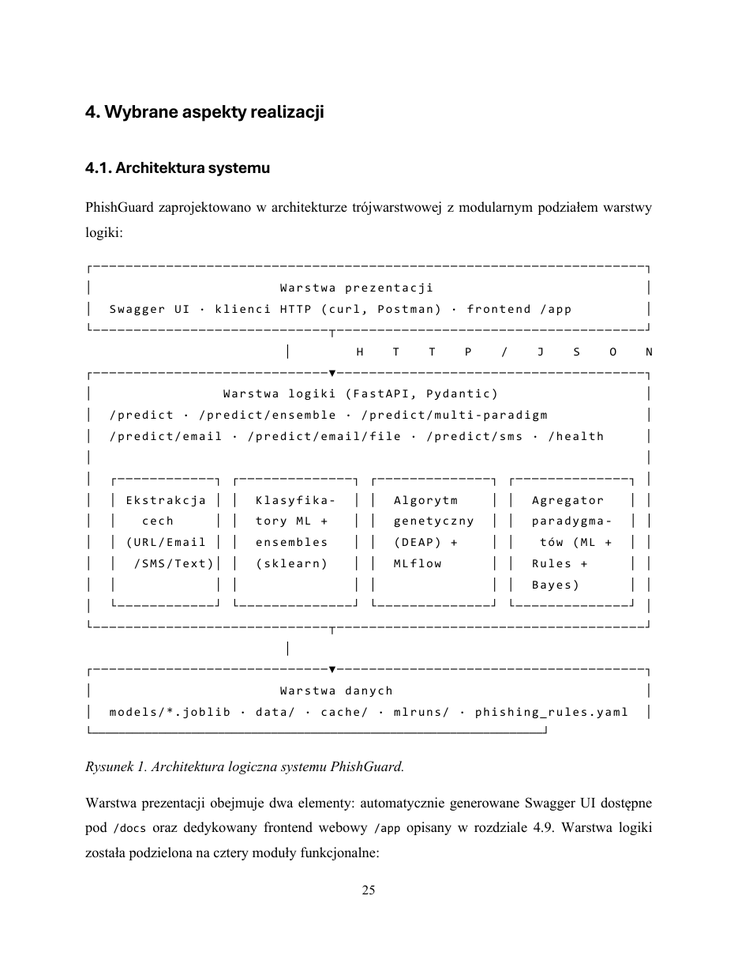
#> input picture reports/figury/strona-25.png, 738 x 956 px, shrunk from 935 x 1210 before the run; its folder holds only this picture in this run
$ python -i image_features.py   (imports and definitions only)
#> lines starting #> are read from the running program, lines starting #| are printed output that depends on the picture; after the words box and inside, x2 and y2 are one past the last pixel; in counts of white or black regions, pixels touching at a corner belong together
#> further down, picture is the input picture: PIL image 738x956 RGB; min 0, max 255, mean 248.3
"""Image feature extraction for OCR-based phishing detection (Phase 7).

Delivers INPUT-06: extract text from an image via a pluggable, mockable OCR
backend (`src.features.ocr.backend.OCRBackend`) and feed that text into the
EXISTING `TextFeatureExtractor` pipeline (Phase 6), exactly the same way
`extract_email_features`/`extract_sms_features` reuse it — rather than
building a new NLP path for image-derived text.

Also delivers INPUT-07 (Plan 07-02): genuinely-new visual signal —
perceptual-hash brand similarity (`imagehash`) against a curated reference
set of commonly-phished brands, plus interpretable OpenCV layout/color
heuristics (edge density, color concentration, rectangular-element count).

Dependency isolation (mandatory, non-negotiable): this module imports only
Pillow (`PIL`) and stdlib at top level. It does NOT import cv2, imagehash,
easyocr, or torch at module scope — those are loaded LAZILY, inside the
functions that use them (`perceptual_hash_similarity`,
`_extract_layout_color_features`), and easyocr only ever loads inside the
injected `OCRBackend`. This keeps the fast unit test suite runnable with
zero torch/easyocr/cv2/imagehash install. Both visual-feature functions wrap
their entire body in try/except ImportError and return the canonical
`_VISUAL_FEATURE_KEYS` set with default values when the dependency is
absent — `extract_visual_features` therefore ALWAYS returns exactly
`_VISUAL_FEATURE_KEYS`, identical whether or not cv2/imagehash are
installed.

Public API:
    - load_and_ocr(image_bytes, ocr_backend) -> (PIL.Image.Image, str)
      The single OCR entry point — validates, preprocesses, and OCRs an
      image exactly once. Reused by this module's extract_image_features
      AND by the API endpoint added in Plan 07-04, so a given upload is
      never OCR'd twice.
    - extract_image_features(image_bytes, ocr_backend) -> Dict[str, float]
      All-numeric, constant-length feature dict combining OCR-derived text
      features, visual features, and an ocr_char_count.
    - extract_visual_features(image) -> Tuple[Dict[str, float], Optional[str]]
      Perceptual-hash brand similarity + layout/color heuristics, merged.
    - perceptual_hash_similarity(image, reference_hashes)
      -> Tuple[Dict[str, float], Optional[str]]
    - BRAND_MATCH_THRESHOLD: tunable Hamming-distance cutoff (see docstring
      on the constant itself — RESEARCH.md Pitfall 5 / Assumption A2).
"""

import io
import warnings
from typing import Dict, Optional, Tuple

from PIL import Image

from src.features.extractors import get_text_extractor
from src.features.ocr.reference_hashes import load_reference_hashes

# Hamming-distance cutoff on a 64-bit perceptual hash (imagehash.phash) used
# to flag "visually similar to a known-phished brand" (visual_brand_
# similarity_flag). 0 = identical hash, 64 = maximally distant.
#
# TUNABLE, NOT A VALIDATED FACT (RESEARCH.md Pitfall 5 / Assumption A2): 10
# is a commonly-cited illustrative starting point in imagehash tutorials,
# not empirically derived against a phishing-specific image dataset in this
# project. Must be validated empirically once a labeled evaluation set is
# available — see assets/brand_logos/README.md.
BRAND_MATCH_THRESHOLD = 10

# Canonical visual-feature key set. Both the cv2/imagehash-installed path
# and the absent-dependency fallback path return EXACTLY these keys — this
# is the mechanism that preserves the constant-key-set invariant guarding
# the downstream ensemble model (RESEARCH.md Pitfall 6) regardless of which
# optional dependencies happen to be installed.
_VISUAL_FEATURE_KEYS = (
    "visual_hash_distance",
    "visual_brand_similarity_flag",
    "visual_edge_density",
    "visual_color_concentration",
    "visual_rect_element_count",
)


# [145 lines left out: functions _default_visual_features, _load_and_validate_image, _preprocess_for_ocr, perceptual_hash_similarity, not called in this run]


def _extract_layout_color_features(image: Image.Image) -> Dict[str, float]:
    """Interpretable OpenCV heuristics for 'suspicious UI element' signal
    (INPUT-07). Not ML-based — simple, explainable metrics consistent with
    the project's interpretability requirement (PROJECT.md).

    Dependency isolation: the ENTIRE body is wrapped in try/except
    ImportError. If `cv2` (or `numpy`, defensively) is not installed,
    returns the default zero-valued dict — no exception propagates.

    Args:
        image: A validated RGB PIL.Image.Image.

    Returns:
        {"visual_edge_density": float 0..1,
         "visual_color_concentration": float 0..1,
         "visual_rect_element_count": float >=0}.
    """
    try:
        import cv2
        import numpy as np
    except ImportError:
        return {
            "visual_edge_density": 0.0,
            "visual_color_concentration": 0.0,
            "visual_rect_element_count": 0.0,
        }

    arr = np.array(image.convert("RGB"))
    gray = cv2.cvtColor(arr, cv2.COLOR_RGB2GRAY)

    # Edge density: form-heavy / button-heavy UIs (login pages) tend to have
    # more rectangular structure than plain content screenshots.
    edges = cv2.Canny(gray, 100, 200)
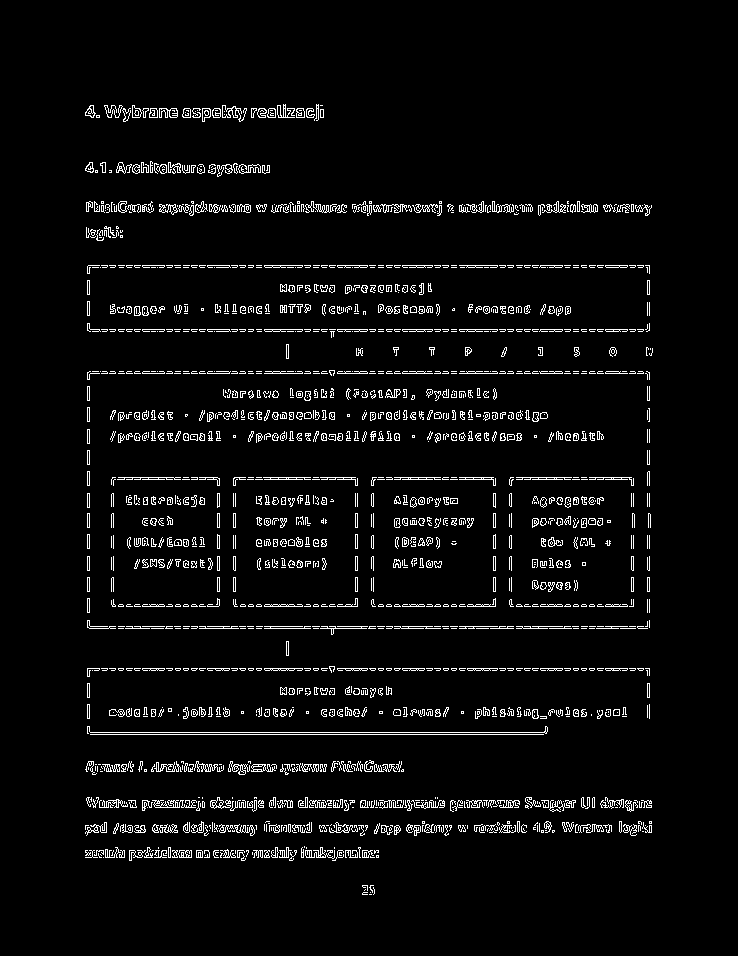
#> edges: shape (956, 738); 4.5% white in thin lines or dots, all inside (x1, y1, x2, y2) = (85, 104, 653, 895)
    edge_density = float(np.count_nonzero(edges)) / edges.size
#> edge_density = 0.0446

    # Dominant color concentration: phishing login clones often reuse a
    # narrow brand palette — high concentration in a few color bins can be
    # a (weak, heuristic) signal.
    hist = cv2.calcHist([arr], [0, 1, 2], None, [8, 8, 8], [0, 256] * 3)
    hist_normalized = hist.flatten() / hist.sum()
#> hist_normalized = 512 values, max 0.95 at index 511, min 0 at index 1, mean 0.00195
    color_concentration = float(np.max(hist_normalized))
#> color_concentration = 0.95

    # Rectangular-contour count as a rough proxy for form fields/buttons.
    contours, _ = cv2.findContours(edges, cv2.RETR_LIST, cv2.CHAIN_APPROX_SIMPLE)
#> contours = 2605 contours, 2086 with area under 20; largest, box (x1, y1, x2, y2) and area: (222, 105, 247, 122) 118, (159, 108, 178, 118) 116, (251, 764, 276, 772) 106, (210, 797, 231, 809) 102, (154, 761, 182, 772) 96
    rect_like = sum(
        1
        for c in contours
        if len(cv2.approxPolyDP(c, 0.02 * cv2.arcLength(c, True), True)) == 4
    )
#> rect_like = 351

    return {
        "visual_edge_density": edge_density,
        "visual_color_concentration": color_concentration,
        "visual_rect_element_count": float(rect_like),
    }


# [121 lines left out: functions extract_visual_features, load_and_ocr, extract_image_features, not called in this run]

>>> from PIL import Image
>>> picture = Image.open('../../reports/figury/strona-25.png')
>>> result = _extract_layout_color_features(picture)
#> result = {'visual_edge_density': 0.0446, 'visual_color_concentration': 0.95, 'visual_rect_element_count': 351}

$ run again, on reports/figury/strona-26.png
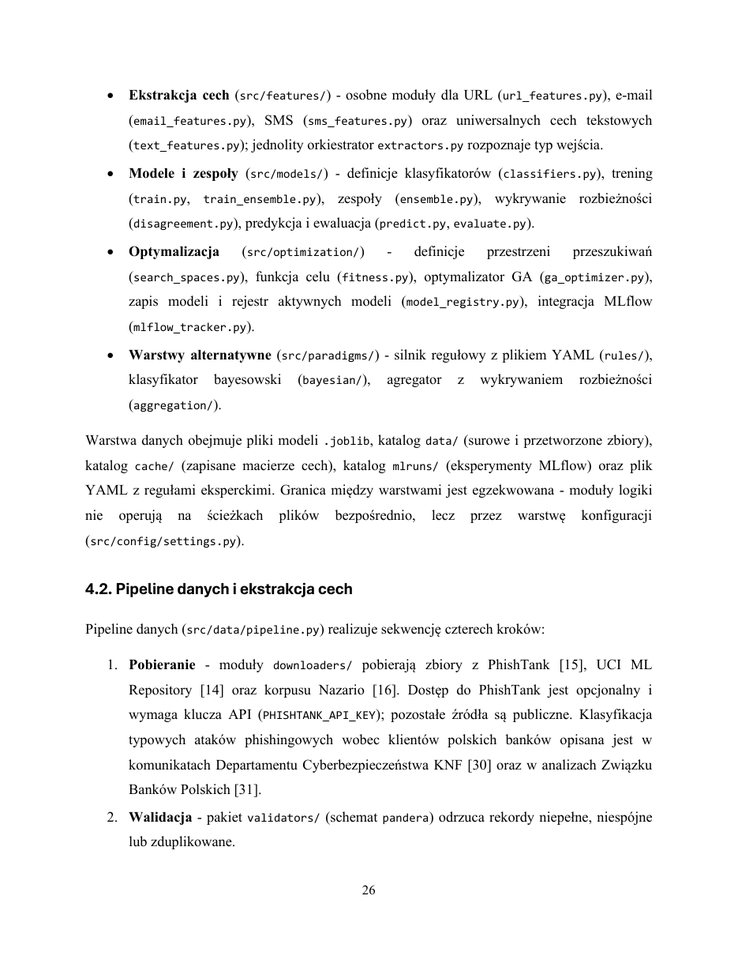
#> input picture reports/figury/strona-26.png, 738 x 956 px, shrunk from 935 x 1210 before the run
#> picture is the input picture: PIL image 738x956 RGB; min 0, max 255, mean 244.3
#> in _extract_layout_color_features, `edges = cv2.Canny(gray, 100, 200)`:
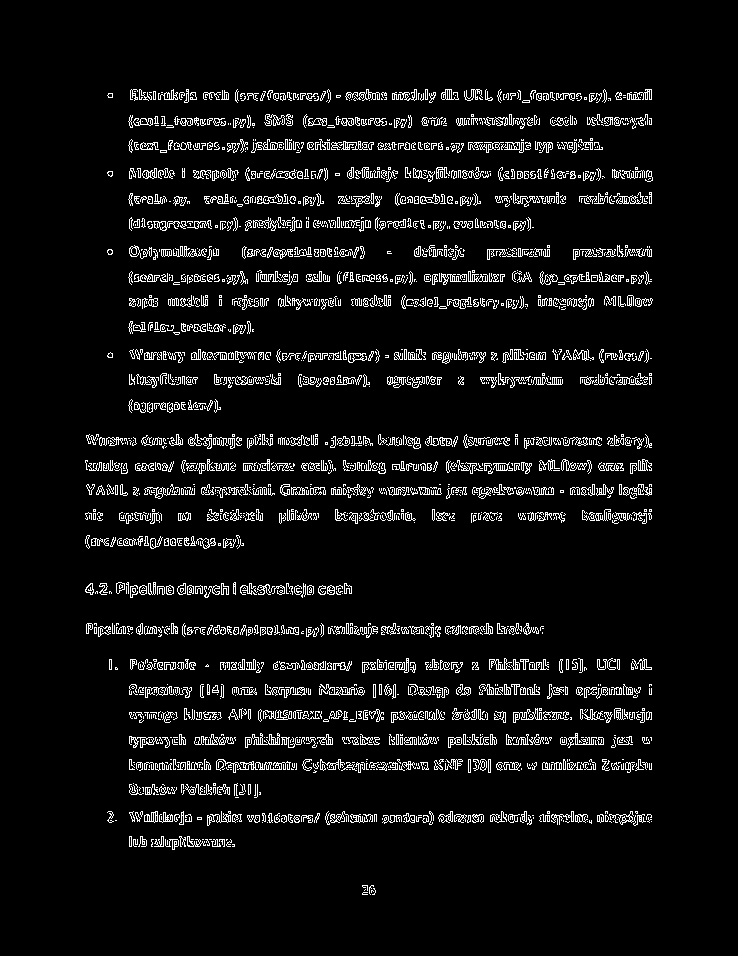
#> edges: shape (956, 738); 6.3% white in thin lines or dots, all inside (x1, y1, x2, y2) = (85, 89, 653, 895)
#> edge_density = 0.0633
#> hist_normalized = 512 values, max 0.923 at index 511, min 0 at index 1, mean 0.00195
#> color_concentration = 0.923
#> contours = 3756 contours, 3118 with area under 20; largest, box (x1, y1, x2, y2) and area: (319, 684, 365, 696) 152, (216, 759, 291, 773) 150, (245, 733, 280, 748) 150, (257, 194, 283, 204) 131, (513, 708, 542, 723) 126
#> rect_like = 636
#> result = {'visual_edge_density': 0.0633, 'visual_color_concentration': 0.923, 'visual_rect_element_count': 636}

$ run again, on reports/figury/strona-48.png
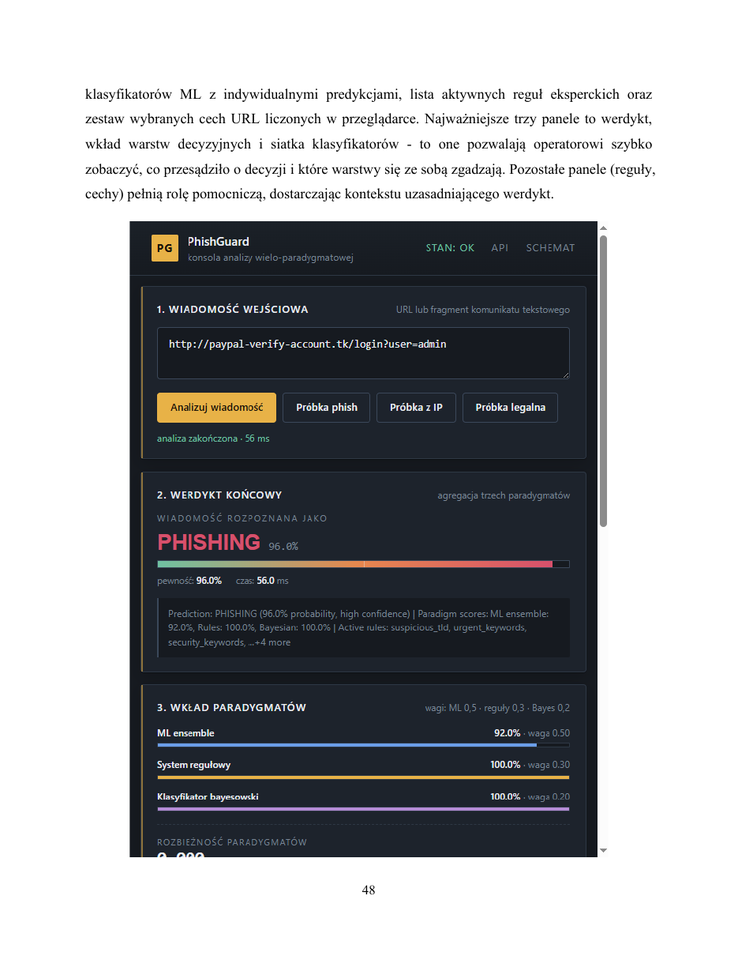
#> input picture reports/figury/strona-48.png, 738 x 956 px, shrunk from 935 x 1210 before the run
#> picture is the input picture: PIL image 738x956 RGB; mean R, G, B 160.7, 162.2, 164.8
#> in _extract_layout_color_features, `edges = cv2.Canny(gray, 100, 200)`:
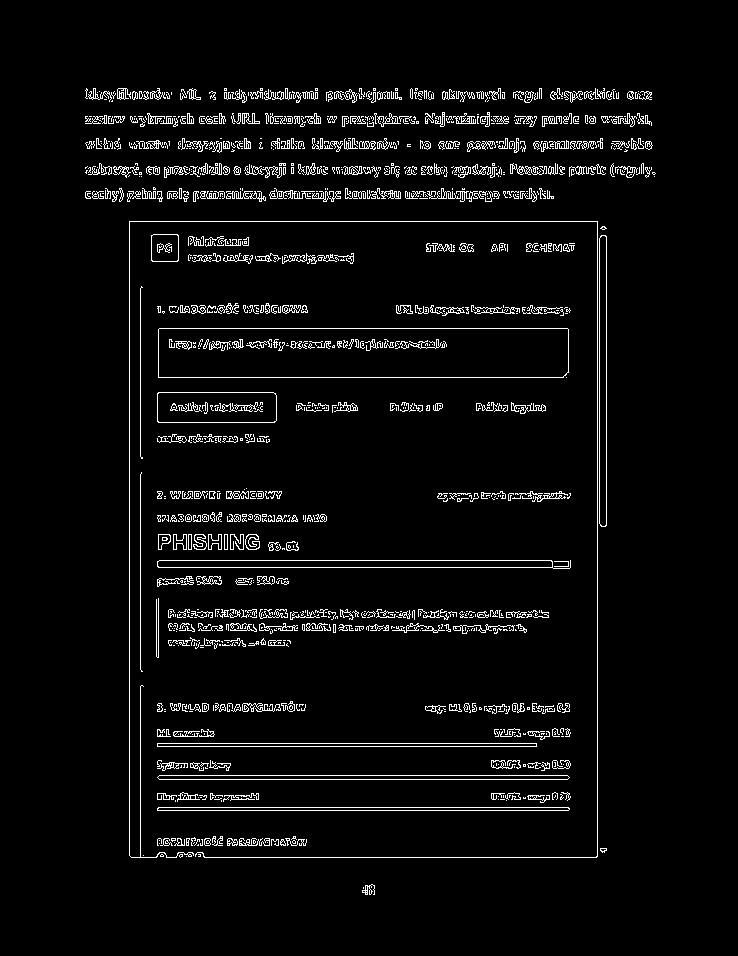
#> edges: shape (956, 738); 4.4% white in thin lines or dots, all inside (x1, y1, x2, y2) = (85, 88, 656, 895)
#> edge_density = 0.0443
#> hist_normalized = 512 values, max 0.556 at index 511, min 0 at index 5, mean 0.00195
#> color_concentration = 0.556
#> contours = 1958 contours, 1661 with area under 20; largest, box (x1, y1, x2, y2) and area: (158, 328, 569, 378) 20074, (158, 328, 569, 378) 20070, (157, 392, 277, 423) 3563, (157, 392, 277, 423) 3558, (157, 560, 571, 569) 2762
#> rect_like = 368
#> result = {'visual_edge_density': 0.0443, 'visual_color_concentration': 0.556, 'visual_rect_element_count': 368}

$ run again, on reports/figury/strona-49.png
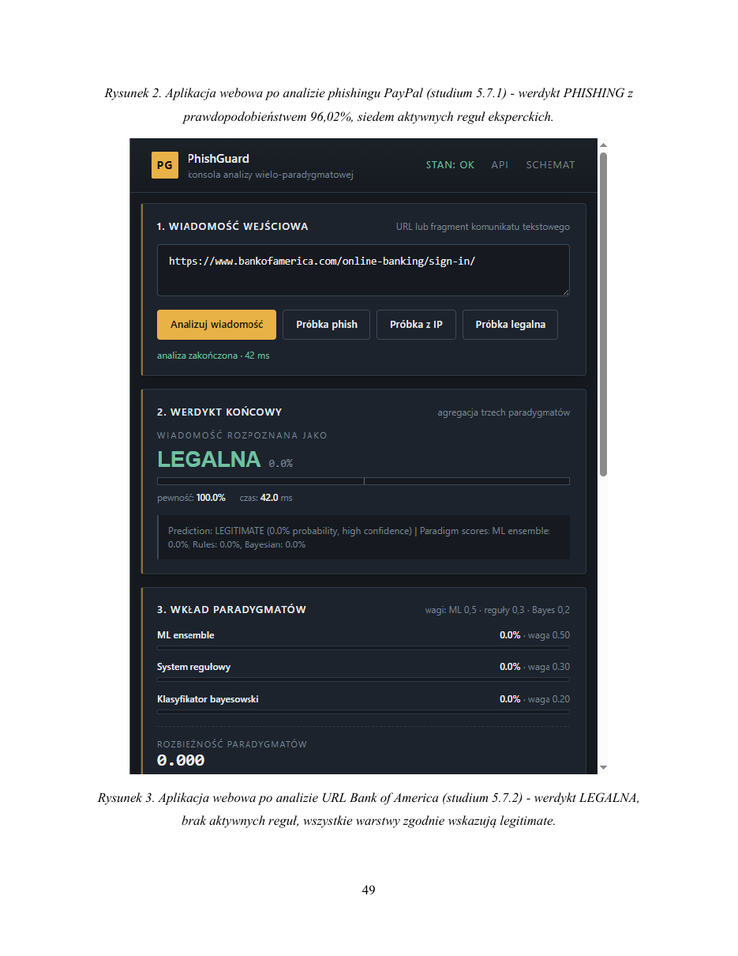
#> input picture reports/figury/strona-49.png, 738 x 956 px, shrunk from 935 x 1210 before the run
#> picture is the input picture: PIL image 738x956 RGB; mean R, G, B 160.2, 162.3, 164.9
#> in _extract_layout_color_features, `edges = cv2.Canny(gray, 100, 200)`:
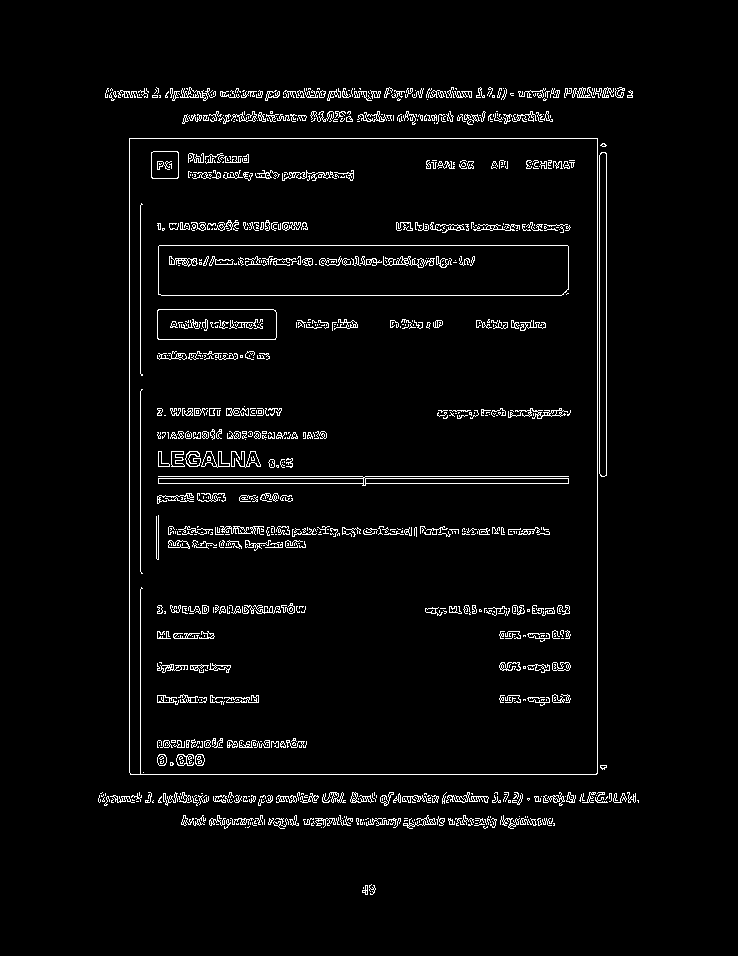
#> edges: shape (956, 738); 3.5% white in thin lines or dots, all inside (x1, y1, x2, y2) = (98, 87, 639, 895)
#> edge_density = 0.035
#> hist_normalized = 512 values, max 0.563 at index 511, min 0 at index 5, mean 0.00195
#> color_concentration = 0.563
#> contours = 1572 contours, 1338 with area under 20; largest, box (x1, y1, x2, y2) and area: (129, 138, 598, 775) 297646, (129, 138, 598, 775) 297642, (158, 245, 569, 296) 20474, (158, 245, 569, 296) 20472, (157, 309, 277, 340) 3564
#> rect_like = 286
#> result = {'visual_edge_density': 0.035, 'visual_color_concentration': 0.563, 'visual_rect_element_count': 286}
